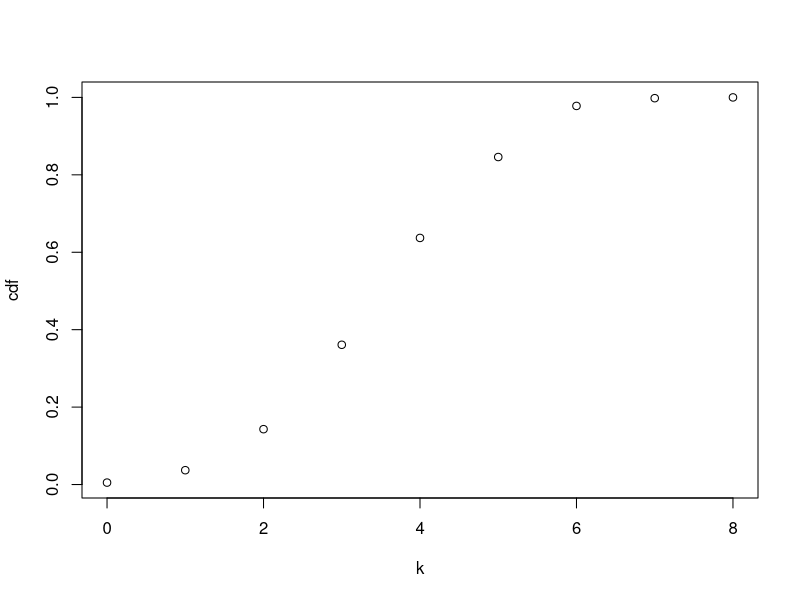
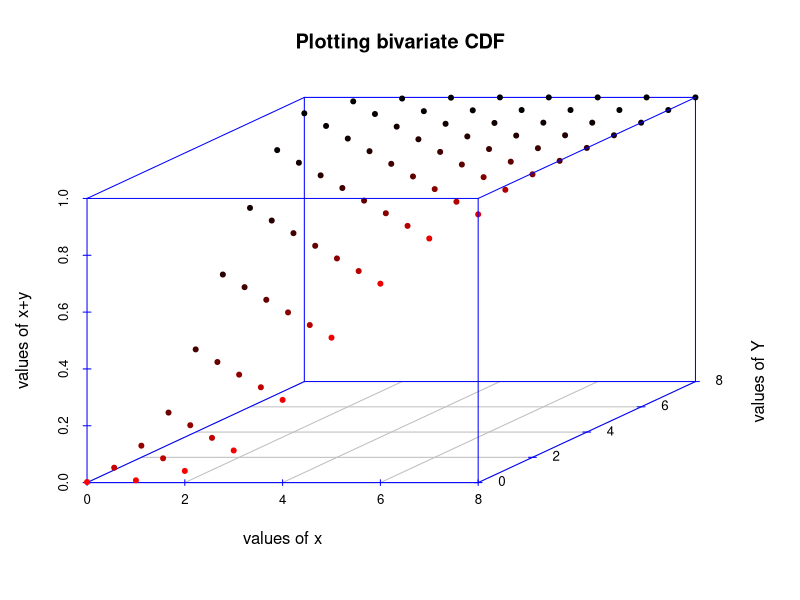

These charts were generated, in order, by the following R code:
my_binomial<-rbinom(1000,8,0.5)
k<-c(0:8)
cdf<-rep(0.0, times=9)

for (i in 0:8) {
  j <- i+1
  cdf[j]<-sum(my_binomial<=i)/1000

}
plot(k,cdf)


library("scatterplot3d")
x<-rbinom(1000,8,0.5)
y<-rbinom(1000,8,0.2)

k<-c(rep(0:8,times=9),rep(0:8,each=9))
k<-matrix(k, ncol=2,byrow=FALSE)
z<-k[,1]+k[,2]

cdf<-rep(0.0,times=81)

for (i in 1:81) {
  cdf[i]<-sum(x+y<=z[i])/1000
}
scatterplot3d(k[,1],k[,2],cdf,highlight.3d=TRUE,col.axis="blue",
              main="Plotting bivariate CDF", pch=20,ylab="values of Y",
              xlab="values of x",zlab="values of x+y")
